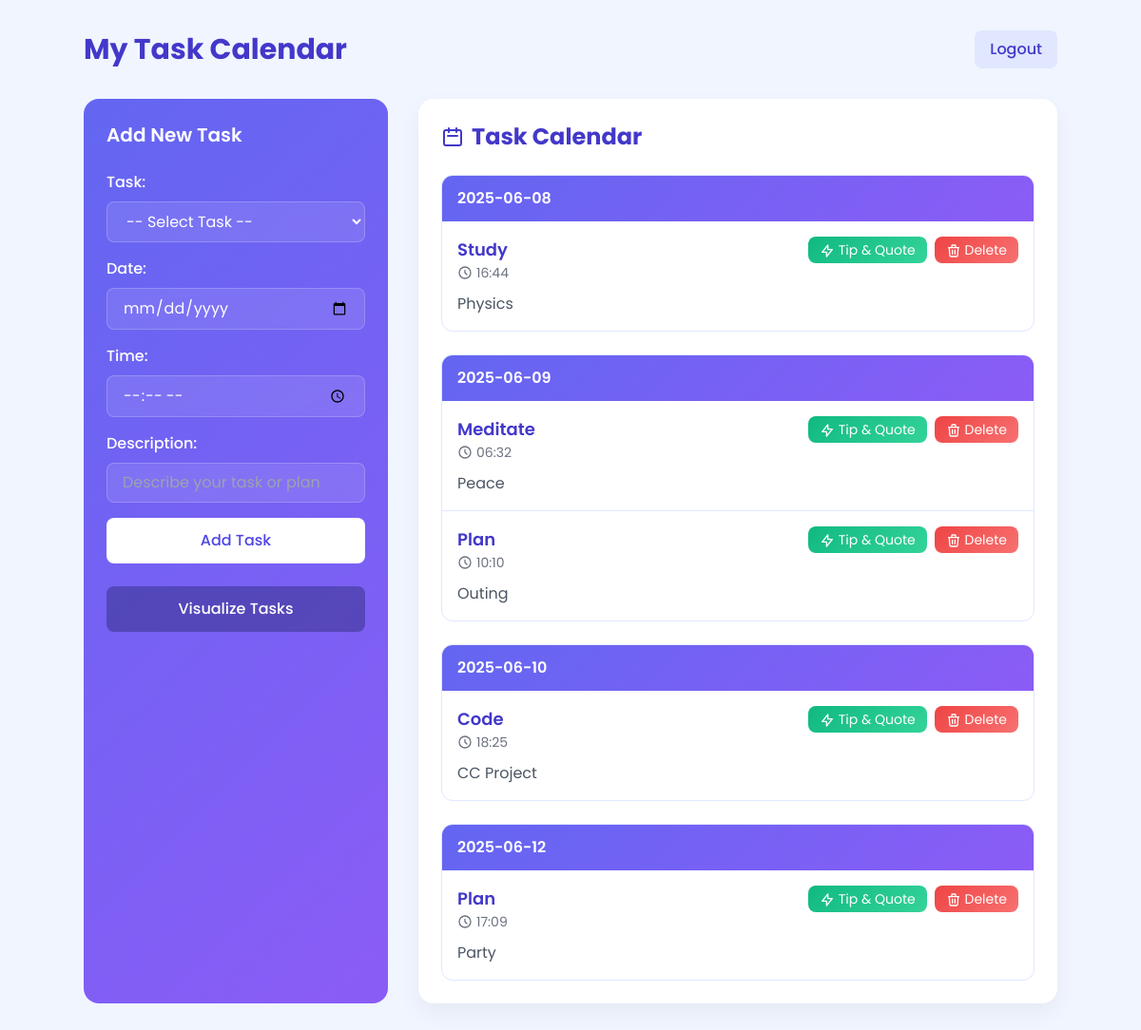
Page / (signed in) on the earlier database version.
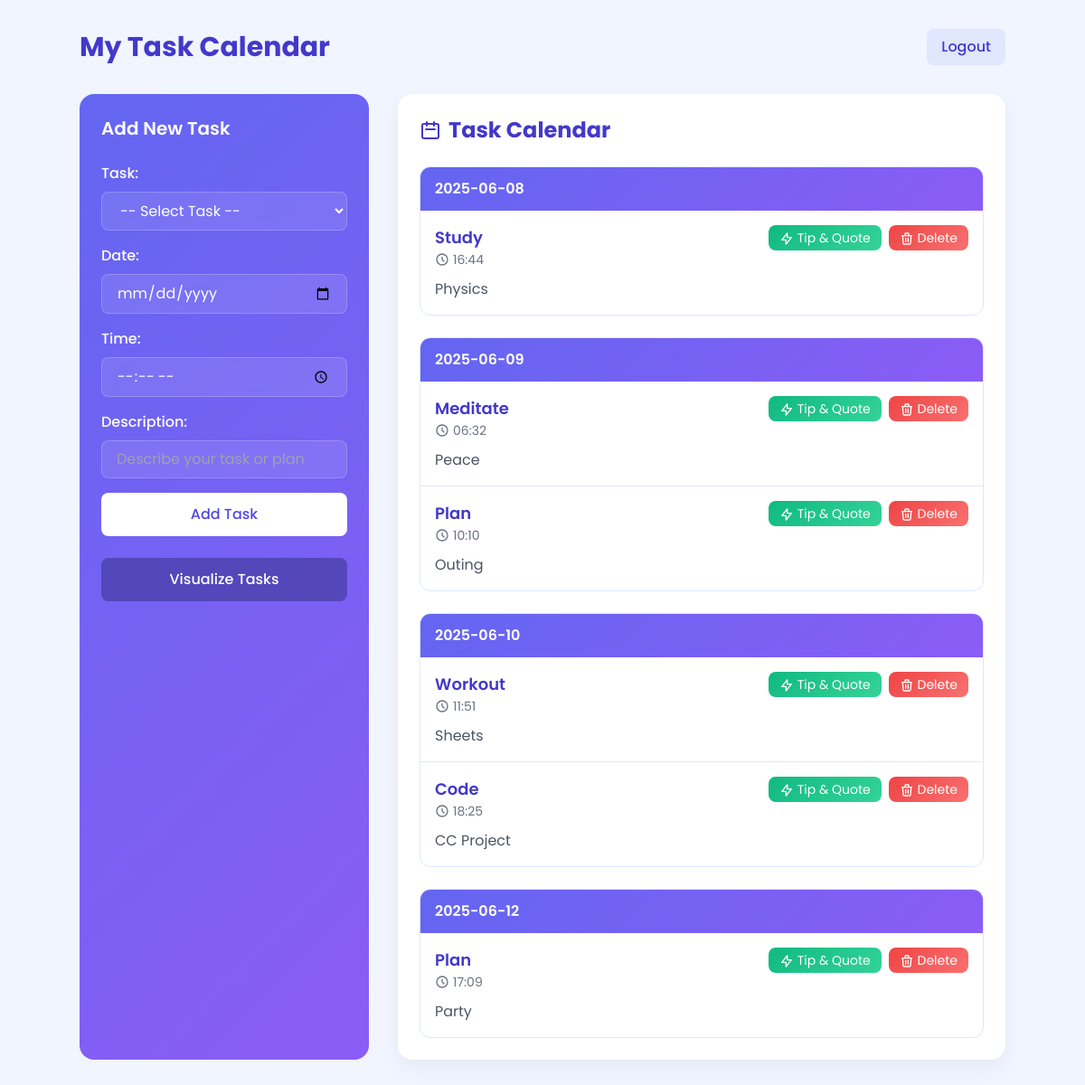
Same page on the later database version.
### app.py (models this page shows)
class Task(db.Model):
    id = db.Column(db.Integer, primary_key=True)
    user_id = db.Column(db.Integer, nullable=False)
    task_date = db.Column(db.String(10), nullable=False)
    task_time = db.Column(db.String(5), nullable=False)  # if not already added
    task_name = db.Column(db.String(200), nullable=False)
    description = db.Column(db.Text, nullable=False)

### app.py (the view)
@app.route('/')
def index():
    if 'user_id' not in session:
        return redirect(url_for('login'))
    tasks = Task.query.filter_by(user_id=session['user_id']).order_by(Task.task_date, Task.task_time).all()
    task_dict = {}
    for task in tasks:
        task_dict.setdefault(task.task_date, []).append(task)
    task_names = db.session.query(TipQuote.task_name).distinct().all()
    task_names = [name[0] for name in task_names]
    return render_template('calendar.html', task_dict=task_dict, task_names=task_names)

### templates/calendar.html (shortened to what this page needs)
<!doctype html>
<html lang="en">
<head>
    <script src="https://cdn.tailwindcss.com"></script>
</head>
<body class="min-h-screen py-8 px-4 sm:px-6">
    <div class="max-w-5xl mx-auto">
        <div class="flex justify-between items-center mb-8">
            <h1 class="text-3xl font-bold text-indigo-700">My Task Calendar</h1>
            <a href="/logout" class="px-4 py-2 bg-indigo-100 text-indigo-700 rounded-lg hover:bg-indigo-200 transition-all font-medium">
                Logout
            </a>
        </div>
        <div class="grid grid-cols-1 lg:grid-cols-3 gap-8">
            <div class="task-form p-6 rounded-2xl text-white">
                <h2 class="text-xl font-semibold mb-6">Add New Task</h2>
                <form action="/add_task" method="post" class="space-y-4" id="taskForm">
                    <div>
                        <label class="block mb-2 font-medium">Task:</label>
                        <select name="task_name" required class="w-full px-4 py-2 rounded-lg bg-white/10 backdrop-blur-sm border border-white/20 text-white focus:outline-none focus:ring-2 focus:ring-white/50">
                            <option value="" class="text-gray-800">-- Select Task --</option>
                        </select>
                    </div>
                    <div>
                        <label class="block mb-2 font-medium">Date:</label>
                        <input type="date" name="task_date" id="task_date" required class="w-full px-4 py-2 rounded-lg bg-white/10 backdrop-blur-sm border border-white/20 text-white focus:outline-none focus:ring-2 focus:ring-white/50">
                    </div>
                    <div>
                        <label class="block mb-2 font-medium">Time:</label>
                        <input type="time" name="task_time" id="task_time" required class="w-full px-4 py-2 rounded-lg bg-white/10 backdrop-blur-sm border border-white/20 text-white focus:outline-none focus:ring-2 focus:ring-white/50">
                    </div>
                    <div>
                        <label class="block mb-2 font-medium">Description:</label>
                        <input type="text" name="description" placeholder="Describe your task or plan" required class="w-full px-4 py-2 rounded-lg bg-white/10 backdrop-blur-sm border border-white/20 text-white focus:outline-none focus:ring-2 focus:ring-white/50">
                    </div>
                    <button type="submit" class="w-full py-3 rounded-lg bg-white text-indigo-600 font-medium hover:bg-indigo-50 transition-all flex items-center justify-center">
                        Add Task
                    </button>
                </form>
                <div class="mt-6">
                    <a href="{{ url_for('visualise') }}" class="block w-full py-3 rounded-lg bg-indigo-900/50 text-white font-medium hover:bg-indigo-900/70 transition-all text-center">
                        Visualize Tasks
                    </a>
                </div>
            </div>
            <div class="calendar-container col-span-1 lg:col-span-2 p-6">
                <h2 class="text-2xl font-bold mb-6 text-indigo-700 flex items-center">
                    <svg xmlns="http://www.w3.org/2000/svg" class="h-6 w-6 mr-2" fill="none" viewBox="0 0 24 24" stroke="currentColor">
                        <path stroke-linecap="round" stroke-linejoin="round" stroke-width="2" d="M8 7V3m8 4V3m-9 8h10M5 21h14a2 2 0 002-2V7a2 2 0 00-2-2H5a2 2 0 00-2 2v12a2 2 0 002 2z" />
                    </svg>
                    Task Calendar
                </h2>
                <div class="space-y-6">
                    {% for date, tasks in task_dict.items() %}
                        <div class="border border-indigo-100 rounded-xl overflow-hidden">
                            <div class="date-header text-white px-4 py-3">
                                <h3 class="font-semibold">{{ date }}</h3>
                            </div>
                            <div class="divide-y divide-indigo-100">
                                {% for task in tasks %}
                                    <div class="task-card p-4 hover:bg-indigo-50">
                                        <div class="flex justify-between items-start">
                                            <div>
                                                <h4 class="font-semibold text-lg text-indigo-700">{{ task.task_name }}</h4>
                                                <div class="text-sm text-gray-500 mb-2">
                                                    <span class="inline-flex items-center">
                                                        <svg xmlns="http://www.w3.org/2000/svg" class="h-4 w-4 mr-1" fill="none" viewBox="0 0 24 24" stroke="currentColor">
                                                            <path stroke-linecap="round" stroke-linejoin="round" stroke-width="2" d="M12 8v4l3 3m6-3a9 9 0 11-18 0 9 9 0 0118 0z" />
                                                        </svg>
                                                        {{ task.task_time }}
                                                    </span>
                                                </div>
                                                <p class="text-gray-600">{{ task.description }}</p>
                                            </div>
                                            <div class="flex space-x-2">
                                                <form action="/generate_today_tip_quote" method="post">
                                                    <button type="submit" class="btn-secondary text-white px-3 py-1 rounded-lg text-sm">
                                                        <svg xmlns="http://www.w3.org/2000/svg" class="h-4 w-4 inline" fill="none" viewBox="0 0 24 24" stroke="currentColor">
                                                            <path stroke-linecap="round" stroke-linejoin="round" stroke-width="2" d="M13 10V3L4 14h7v7l9-11h-7z" />
                                                        </svg>
                                                        Tip & Quote
                                                    </button>
                                                </form>
                                                <form action="/delete_task" method="post">
                                                    <button type="submit" onclick="return confirm('Are you sure you want to delete this task?')" class="btn-danger text-white px-3 py-1 rounded-lg text-sm">
                                                        Delete
                                                    </button>
                                                </form>
                                            </div>
                                        </div>
                                    </div>
                                {% endfor %}
                            </div>
                        </div>
                    {% endfor %}
                </div>
            </div>
        </div>
    </div>
</body>
</html>

### templates/calendar.html (style rules this page uses)
body { font-family: 'Poppins', sans-serif; background-color: #f0f5ff; color: #333; }
.calendar-container { background: white; border-radius: 16px; box-shadow: 0 10px 25px rgba(0, 0, 0, 0.05); }
.task-form { background: linear-gradient(135deg, #6366f1 0%, #8b5cf6 100%); }
.task-card { transition: all 0.3s ease; }
.btn-danger { background: linear-gradient(135deg, #ef4444 0%, #f87171 100%); transition: all 0.3s ease; }
.btn-secondary { background: linear-gradient(135deg, #10b981 0%, #34d399 100%); transition: all 0.3s ease; }
.date-header { background: linear-gradient(135deg, #6366f1 0%, #8b5cf6 100%); }

Differences in the rows shown:
no longer on one of the page's lists (row unchanged): Task: task_date "2025-06-10", task_name "Code", task_time "18:25", description "CC Project"
added Task: task_date "2025-06-10", task_name "Workout", task_time "11:51", description "Sheets", Task (task_name "Code", task_time "18:25", description "CC Project")
